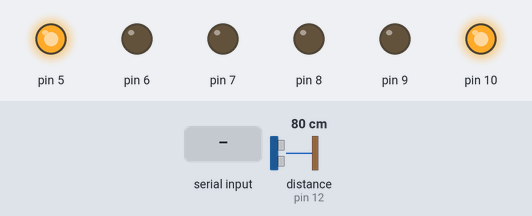
This sketch was run on a simulated Arduino Uno, built with avr-gcc and run on an emulated ATmega328P. Parts: output pins drawn as LEDs (lit = HIGH). The inputs (shaded band) are chosen by the test bench; at power-on: distance to the obstacle (sensor on pin 12) 80 cm.

Above: at 1.2 s.
1.3 s: "F" received over the second serial link
At 2.4 s:
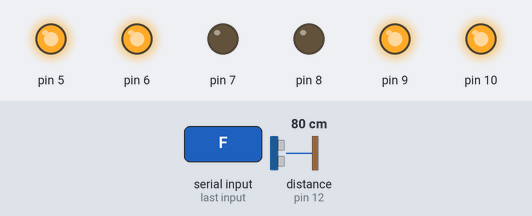
2.8 s: "B" received over the second serial link
At 3.6 s:
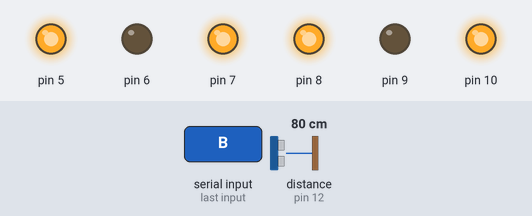
4.3 s: "L" received over the second serial link
At 4.7 s:
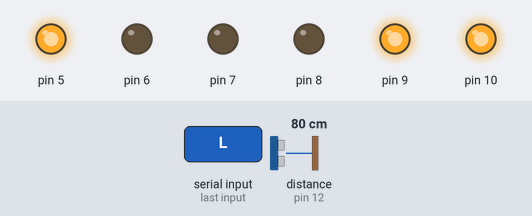
5.8 s: "R" received over the second serial link
At 7.0 s:
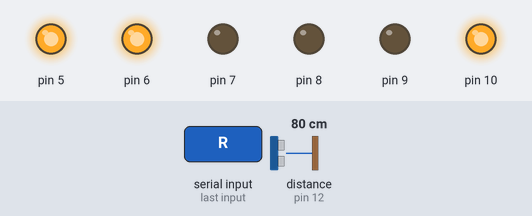
7.3 s: "S" received over the second serial link
At 8.2 s:
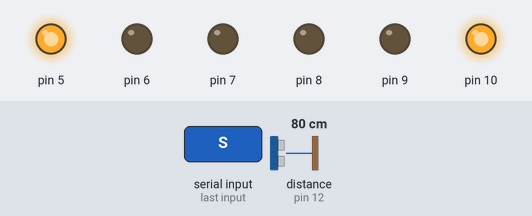
Timing chart, 0 to 9.8 s (numbered marks = the images above; inputs shaded):
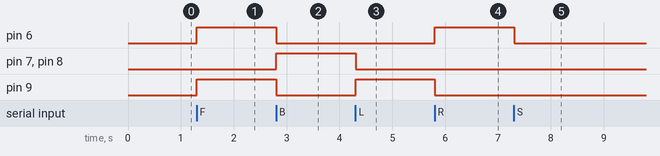

The sketch:

robotic_platform.ino
```cpp
#include <Ultrasonic.h>
#include <SoftwareSerial.h>

char cmd = ' ';
Ultrasonic ultrasonic (11, 12);
SoftwareSerial bluetooth (0, 1);

void setup() {
  bluetooth.begin(9600);
  pinMode(5, OUTPUT);
  pinMode(6, OUTPUT);
  pinMode(7, OUTPUT);
  pinMode(8, OUTPUT);
  pinMode(9, OUTPUT);
  pinMode(10, OUTPUT);
  analogWrite(5, 255);
  analogWrite(10, 255);
}

void loop() {
  if (bluetooth.available()) {

    if (ultrasonic.read() < 10) {
      stop();
    }

    cmd = bluetooth.read();

    if (cmd == 'F') {
      forward();
    } else if (cmd == 'B') {
      back();
    } else if (cmd == 'L') {
      left();
    } else if (cmd == 'R') {
      right();
    } else if (cmd == 'S') {
      stop();
    }
  }
}

void forward() {
  digitalWrite(6, HIGH);
  digitalWrite(7, LOW);
  digitalWrite(8, LOW);
  digitalWrite(9, HIGH);
}

void back() {
  digitalWrite(6, LOW);
  digitalWrite(7, HIGH);
  digitalWrite(8, HIGH);
  digitalWrite(9, LOW);
}

void left() {
  digitalWrite(6, LOW);
  digitalWrite(7, LOW);
  digitalWrite(8, LOW);
  digitalWrite(9, HIGH);
}

void right() {
  digitalWrite(6, HIGH);
  digitalWrite(7, LOW);
  digitalWrite(8, LOW);
  digitalWrite(9, LOW);
}

void stop() {
  digitalWrite(6, LOW);
  digitalWrite(7, LOW);
  digitalWrite(8, LOW);
  digitalWrite(9, LOW);
}
```

Measured:
- after the input at 1.3 s, pin 6, pin 9: LOW → HIGH at once
- after the input at 2.8 s, pin 6, pin 9: HIGH → LOW at once; pin 7, pin 8: LOW → HIGH at once
- after the input at 4.3 s, pin 7, pin 8: HIGH → LOW at once; pin 9: LOW → HIGH at once
- after the input at 5.8 s, pin 6: LOW → HIGH at once; pin 9: HIGH → LOW at once
- after the input at 7.3 s, pin 6: HIGH → LOW at once
